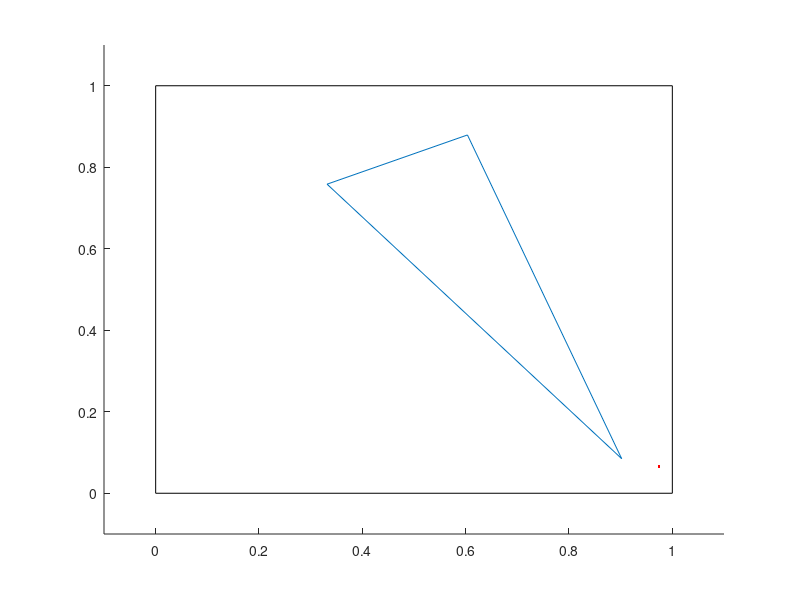

Reproduce this figure in MATLAB. (Note: this script raises an error after producing the figure.)
clear all
clf
hold on

a = [rand() rand()];
b = [rand() rand()];
c = [rand() rand()];

line([a(1) c(1)], [a(2), c(2)])
line([a(1) b(1)], [a(2), b(2)])
line([b(1) c(1)], [b(2), c(2)])
rectangle('Position', [0 0 1 1])
axis([-0.1 1.1 -0.1 1.1])

n = 1000;
pcts = 0;
for i = 1:n
    p = [rand() rand()];
    plot(p(1), p(2), 'r.')
    c1 = Aparte(p, c, a, b);
    c2 = Aparte(p, b, a, c);
    c3 = Aparte(p, a, b, c);
    if c1 * c2 * c3 == 1
        pcts = pcts + 1;
    end
end

fprintf('%f\n', pcts / n)